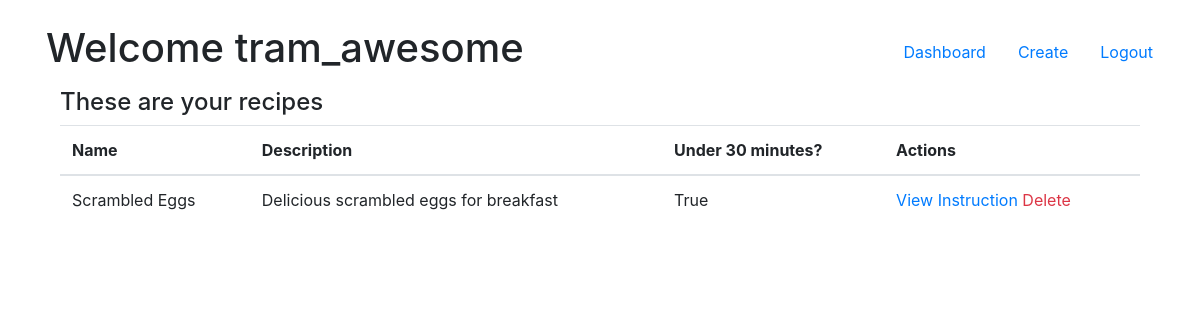
/review (signed in), run on an earlier commit of the app's database.
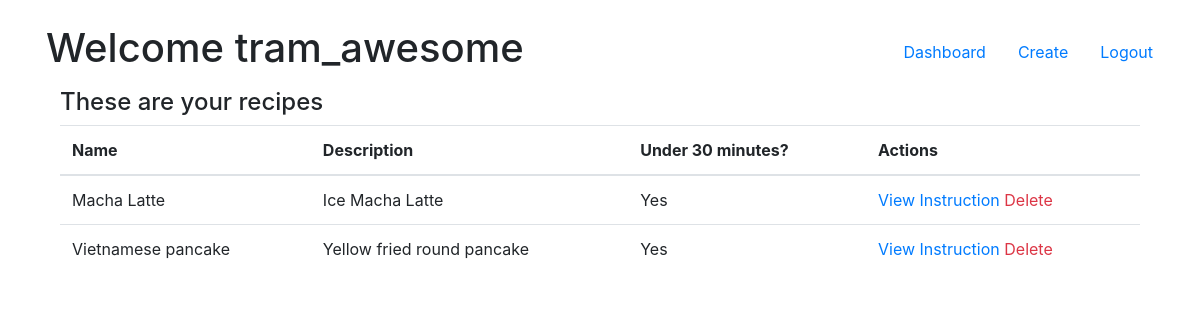
And on a later commit of the database.
### models.py (models this page shows)
class User(db.Model):
    id = db.Column(db.Integer, primary_key=True, autoincrement=True)
    user_name = db.Column(db.String(45), nullable=False)
    email = db.Column(db.String(45), nullable=False)
    location = db.Column(db.String(45), nullable=False)
    hashed_pw = db.Column(db.String(60), nullable=False)
    birthdate = db.Column(db.String(15), nullable=False)
    created_at = db.Column(db.DateTime, server_default=func.now())
    updated_at = db.Column(
        db.DateTime, server_default=func.now(), onupdate=func.now())
    recipes_this_user_likes = db.relationship('Recipe', secondary=likes_table)

class Recipe(db.Model):
    id = db.Column(db.Integer, primary_key=True, autoincrement=True)
    name = db.Column(db.String(100), nullable=False)
    description = db.Column(db.Text, nullable=False)
    instructions = db.Column(db.Text, nullable=False)
    under30 = db.Column(db.String(3), nullable=False)
    author_id = db.Column(db.Integer, db.ForeignKey('user.id'), nullable=False)
    author = db.relationship('User', foreign_keys=[
                             author_id], backref='recipes', lazy=True)
    users_who_like_this_recipe = db.relationship('User', secondary=likes_table)

### controller_functions.py (the view)
def review():
    if session['userID']:
        user = User.query.get(session['userID'])
        recipes = Recipe.query.all()
        print(recipes)
        return render_template('review.html', user=user, recipes=recipes)
    else:
        return redirect('/')

### templates/review.html (shortened to what this page needs)
<!DOCTYPE html>
<html class="no-js">
  <head>
    <link
      rel="stylesheet"
      href="https://stackpath.bootstrapcdn.com/bootstrap/4.1.3/css/bootstrap.min.css"
    />
  </head>
  <body>
    <div class="container mt-3">
      <nav class="navbar row">
        <h1>Welcome {{ user.user_name }}</h1>
        <div class="text-right row">
          <a href="/dashboard" class="nav-link">Dashboard</a>
          <a href="/create" class="nav-link">Create</a>
          <a href="/logout" class="nav-link">Logout</a>
        </div>
      </nav>
      <div class="container">
        <h4>These are your recipes</h4>
        <table class="table">
          <thead>
            <th>Name</th>
            <th>Description</th>
            <th>Under 30 minutes?</th>
            <th>Actions</th>
          </thead>
          {% for recipe in recipes %}
          <tr>
            <td>{{ recipe.name }}</td>
            <td>{{ recipe.description }}</td>
            <td>{{ recipe.under30 }}</td>
            <td>
              <a href="/instruction/{{ recipe.id }}" class="text-primary"
                >View Instruction</a
              >
              <a href="{{ recipe.id }}/delete" class="text-danger">Delete</a>
            </td>
          </tr>
          {% endfor %}
        </table>
      </div>
    </div>
  </body>
</html>

What changed in the data, as far as the page shows it:
removed Recipe: name "Scrambled Eggs", description "Delicious scrambled eggs for breakfast", under30 "True"
added Recipe: name "Macha Latte", description "Ice Macha Latte", under30 "Yes"
added Recipe: name "Vietnamese pancake", description "Yellow fried round pancake", under30 "Yes"
